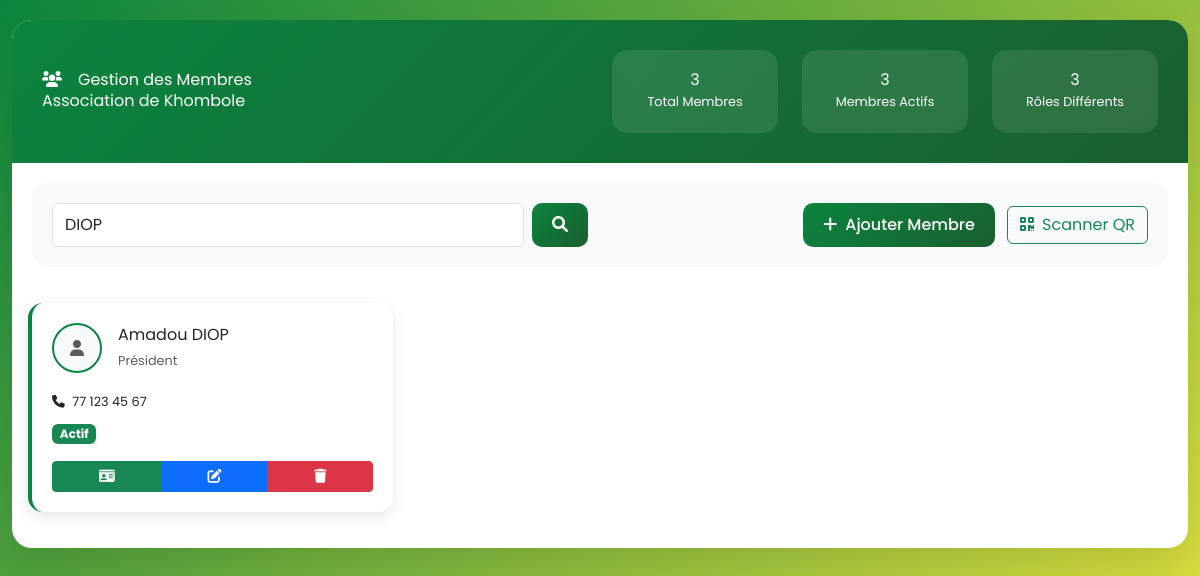
/gestion_membres.php?recherche=DIOP, run on the app's committed database.
### tables this page shows
CREATE TABLE IF NOT EXISTS membres (
    id INT AUTO_INCREMENT PRIMARY KEY,
    nom VARCHAR(100) NOT NULL,
    prenom VARCHAR(100) NOT NULL,
    date_naissance DATE NULL,
    telephone VARCHAR(20) NOT NULL,
    email VARCHAR(150) NULL,
    adresse TEXT NOT NULL,
    photo VARCHAR(255) NULL,
    role ENUM('Membre', 'Responsable', 'Président', 'Vice-Président', 'Secrétaire', 'Trésorier', 'Autre') DEFAULT 'Membre',
    statut ENUM('Actif', 'Inactif', 'Suspendu') DEFAULT 'Actif',
    date_adhesion DATE NOT NULL,
    qr_code VARCHAR(255) NULL,
    created_at TIMESTAMP DEFAULT CURRENT_TIMESTAMP,
    updated_at TIMESTAMP DEFAULT CURRENT_TIMESTAMP ON UPDATE CURRENT_TIMESTAMP
);

### classes/Membre.php (called while the page is built, shortened)
<?php
require_once __DIR__ . '/../config/database.php';
class Membre {
    private $conn;
    private $table = 'membres';
    public function __construct() {
        $database = new Database();
        $this->conn = $database->getConnection();
    }
    public function rechercher($terme) {
        $query = "SELECT * FROM " . $this->table . "
                  WHERE nom LIKE :terme OR prenom LIKE :terme OR telephone LIKE :terme OR email LIKE :terme
                  ORDER BY nom, prenom";
        $stmt = $this->conn->prepare($query);
        $terme = "%{$terme}%";
        $stmt->bindParam(':terme', $terme);
        $stmt->execute();
        return $stmt->fetchAll(PDO::FETCH_ASSOC);
    }
    public function obtenirStatistiques() {
        $stats = [];
        $query = "SELECT COUNT(*) as total FROM " . $this->table;
        $stmt = $this->conn->prepare($query);
        $stmt->execute();
        $stats['total'] = $stmt->fetch(PDO::FETCH_ASSOC)['total'];
        $query = "SELECT COUNT(*) as actifs FROM " . $this->table . " WHERE statut = 'Actif'";
        $stmt = $this->conn->prepare($query);
        $stmt->execute();
        $stats['actifs'] = $stmt->fetch(PDO::FETCH_ASSOC)['actifs'];
        $query = "SELECT role, COUNT(*) as nombre FROM " . $this->table . " GROUP BY role";
        $stmt = $this->conn->prepare($query);
        $stmt->execute();
        $stats['roles'] = $stmt->fetchAll(PDO::FETCH_ASSOC);
        return $stats;
    }
}
?>

### config/database.php (called while the page is built, shortened)
<?php
class Database {
    private $host = 'localhost';
    private $db_name = 'khombole_membres';
    private $username = 'root';
    private $password = '';
    public function getConnection() {
        $this->conn = null;
        try {
            $this->conn = new PDO("mysql:host=" . $this->host . ";dbname=" . $this->db_name,
                                $this->username, $this->password);
            $this->conn->setAttribute(PDO::ATTR_ERRMODE, PDO::ERRMODE_EXCEPTION);
            $this->conn->exec("set names utf8");
        } catch(PDOException $exception) {
            echo "Erreur de connexion: " . $exception->getMessage();
        }
        return $this->conn;
    }
}
?>

### gestion_membres.php (the view, shortened to what this page needs)
<?php
require_once 'classes/Membre.php';
$membre_obj = new Membre();
$terme_recherche = isset($_GET['recherche']) ? $_GET['recherche'] : '';
if ($terme_recherche) {
    $membres = $membre_obj->rechercher($terme_recherche);
} else {
    $membres = $membre_obj->obtenirTous();
}
$stats = $membre_obj->obtenirStatistiques();
?>
<!DOCTYPE html>
<html lang="fr">
<head>
    <link href="https://cdn.jsdelivr.net/npm/bootstrap@5.3.0/dist/css/bootstrap.min.css" rel="stylesheet">
    <link href="https://cdn.jsdelivr.net/npm/tailwindcss@2.2.19/dist/tailwind.min.css" rel="stylesheet">
    <link rel="stylesheet" href="https://cdnjs.cloudflare.com/ajax/libs/font-awesome/6.0.0/css/all.min.css">
</head>
<body>
    <div class="container-fluid">
        <div class="main-container">
            <div class="header-section">
                <div class="row align-items-center">
                    <div class="col-md-6">
                        <h1><i class="fas fa-users me-3"></i>Gestion des Membres</h1>
                        <p class="mb-0">Association de Khombole</p>
                    </div>
                    <div class="col-md-6">
                        <div class="row">
                            <div class="col-4">
                                <div class="stats-card">
                                    <h3><?php echo $stats['total']; ?></h3>
                                    <small>Total Membres</small>
                                </div>
                            </div>
                            <div class="col-4">
                                <div class="stats-card">
                                    <h3><?php echo $stats['actifs']; ?></h3>
                                    <small>Membres Actifs</small>
                                </div>
                            </div>
                            <div class="col-4">
                                <div class="stats-card">
                                    <h3><?php echo count($stats['roles']); ?></h3>
                                    <small>Rôles Différents</small>
                                </div>
                            </div>
                        </div>
                    </div>
                </div>
            </div>
            <div class="search-section">
                <div class="row align-items-center">
                    <div class="col-md-6">
                        <form method="GET" class="d-flex">
                            <input type="text" class="form-control me-2" name="recherche"
                                   placeholder="Rechercher un membre..."
                                   value="<?php echo htmlspecialchars($terme_recherche); ?>">
                            <button type="submit" class="btn btn-khombole">
                                <i class="fas fa-search"></i>
                            </button>
                        </form>
                    </div>
                    <div class="col-md-6 text-end">
                        <button class="btn btn-khombole me-2" data-bs-toggle="modal" data-bs-target="#ajouterModal">
                            <i class="fas fa-plus me-2"></i>Ajouter Membre
                        </button>
                        <a href="scanner_qr.php" class="btn btn-outline-success">
                            <i class="fas fa-qrcode me-2"></i>Scanner QR
                        </a>
                    </div>
                </div>
            </div>
            <div class="p-3">
                <?php if (empty($membres)): ?>
                    <div class="text-center py-5">
                        <i class="fas fa-users fa-3x text-muted mb-3"></i>
                        <h4>Aucun membre trouvé</h4>
                        <p class="text-muted">
                            <?php echo $terme_recherche ? 'Aucun résultat pour votre recherche.' : 'Commencez par ajouter des membres.'; ?>
                        </p>
                    </div>
                <?php else: ?>
                    <div class="row">
                        <?php foreach ($membres as $membre): ?>
                            <div class="col-md-6 col-lg-4">
                                <div class="membre-card">
                                    <div class="d-flex align-items-center mb-3">
                                        <?php if ($membre['photo'] && file_exists('uploads/photos/' . $membre['photo'])): ?>
                                            <img src="uploads/photos/<?php echo htmlspecialchars($membre['photo']); ?>"
                                                 alt="Photo" class="photo-membre-small me-3">
                                        <?php else: ?>
                                            <div class="photo-membre-small me-3 d-flex align-items-center justify-content-center bg-light">
                                                <i class="fas fa-user text-muted"></i>
                                            </div>
                                        <?php endif; ?>
                                        <div class="flex-grow-1">
                                            <h6 class="mb-1"><?php echo htmlspecialchars($membre['prenom'] . ' ' . $membre['nom']); ?></h6>
                                            <small class="text-muted"><?php echo htmlspecialchars($membre['role']); ?></small>
                                        </div>
                                    </div>
                                    <div class="mb-2">
                                        <small><i class="fas fa-phone me-1"></i> <?php echo htmlspecialchars($membre['telephone']); ?></small>
                                    </div>
                                    <div class="mb-3">
                                        <span class="badge bg-<?php echo $membre['statut'] === 'Actif' ? 'success' : ($membre['statut'] === 'Inactif' ? 'secondary' : 'warning'); ?>">
                                            <?php echo htmlspecialchars($membre['statut']); ?>
                                        </span>
                                    </div>
                                    <div class="btn-group w-100" role="group">
                                        <a href="generer_carte.php?id=<?php echo $membre['id']; ?>"
                                           class="btn btn-sm btn-success" title="Voir carte">
                                            <i class="fas fa-id-card"></i>
                                        </a>
                                        <button class="btn btn-sm btn-primary"
                                                onclick="modifierMembre(<?php echo htmlspecialchars(json_encode($membre)); ?>)"
                                                title="Modifier">
                                            <i class="fas fa-edit"></i>
                                        </button>
                                        <button class="btn btn-sm btn-danger"
                                                onclick="confirmerSuppression(<?php echo $membre['id']; ?>, '<?php echo htmlspecialchars($membre['prenom'] . ' ' . $membre['nom']); ?>')"
                                                title="Supprimer">
                                            <i class="fas fa-trash"></i>
                                        </button>
                                    </div>
                                </div>
                            </div>
                        <?php endforeach; ?>
                    </div>
                <?php endif; ?>
            </div>
        </div>
    </div>
</body>
</html>

### gestion_membres.php (style rules this page uses)
body { font-family: 'Poppins', sans-serif; background: linear-gradient(135deg, #0b843e 0%, #f4e93d 100%); min-height: 100vh; }
.main-container { background: white; border-radius: 20px; box-shadow: 0 20px 40px rgba(0,0,0,0.1); margin: 20px auto; overflow: hidden; }
.header-section { background: linear-gradient(135deg, #0b843e 0%, #1a5f2e 100%); color: white; padding: 30px; }
.stats-card { background: rgba(255,255,255,0.1); border-radius: 15px; padding: 20px; text-align: center; backdrop-filter: blur(10px); }
.membre-card { background: white; border-radius: 15px; padding: 20px; margin-bottom: 20px; box-shadow: 0 5px 15px rgba(0,0,0,0.1); border-left: 4px solid #0b843e; transition: all 0.3s ease; }
.photo-membre-small { width: 50px; height: 50px; border-radius: 50%; border: 2px solid #0b843e; object-fit: cover; }
.btn-khombole { background: linear-gradient(135deg, #0b843e 0%, #1a5f2e 100%); border: none; color: white; border-radius: 10px; padding: 10px 20px; font-weight: 500; transition: all 0.3s ease; }
.search-section { background: #f8f9fa; padding: 20px; border-radius: 15px; margin: 20px; }

### data on the page
membres: prenom+nom "Amadou DIOP", role "Président", telephone "77 123 45 67", statut "Actif"

### other printed values
$stats['total'] "3"
$stats['actifs'] "3"
count($stats['roles']) "3"
